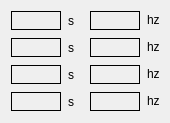
    <widget class="QWidget" name="tab_5">
     <attribute name="title">
      <string>车A</string>
     </attribute>
     <widget class="QWidget" name="layoutWidget">
      <property name="geometry">
       <rect>
        <x>10</x>
        <y>10</y>
        <width>151</width>
        <height>104</height>
       </rect>
      </property>
      <layout class="QGridLayout" name="gridLayout_3">
       <item row="0" column="0">
        <widget class="QLabel" name="imuTime_label">
         <property name="sizePolicy">
          <sizepolicy hsizetype="Fixed" vsizetype="Fixed">
           <horstretch>0</horstretch>
           <verstretch>0</verstretch>
          </sizepolicy>
         </property>
         <property name="minimumSize">
          <size>
           <width>50</width>
           <height>19</height>
          </size>
         </property>
         <property name="styleSheet">
          <string notr="true">border-width: 1px;
border-style: solid;
border-color: rgb(0,0,0);</string>
         </property>
         <property name="text">
          <string/>
         </property>
         <property name="alignment">
          <set>Qt::AlignCenter</set>
         </property>
        </widget>
       </item>
       <item row="0" column="1">
        <widget class="QLabel" name="label_19">
         <property name="sizePolicy">
          <sizepolicy hsizetype="Fixed" vsizetype="Preferred">
           <horstretch>0</horstretch>
           <verstretch>0</verstretch>
          </sizepolicy>
         </property>
         <property name="minimumSize">
          <size>
           <width>15</width>
           <height>21</height>
          </size>
         </property>
         <property name="text">
          <string>s</string>
         </property>
        </widget>
       </item>
       <item row="0" column="2">
        <widget class="QLabel" name="imuHz_label">
         <property name="sizePolicy">
          <sizepolicy hsizetype="Fixed" vsizetype="Fixed">
           <horstretch>0</horstretch>
           <verstretch>0</verstretch>
          </sizepolicy>
         </property>
         <property name="minimumSize">
          <size>
           <width>50</width>
           <height>19</height>
          </size>
         </property>
         <property name="styleSheet">
          <string notr="true">border-width: 1px;
border-style: solid;
border-color: rgb(0,0,0);</string>
         </property>
         <property name="text">
          <string/>
         </property>
         <property name="alignment">
          <set>Qt::AlignCenter</set>
         </property>
        </widget>
       </item>
       <item row="0" column="3">
        <widget class="QLabel" name="label_23">
         <property name="sizePolicy">
          <sizepolicy hsizetype="Fixed" vsizetype="Fixed">
           <horstretch>0</horstretch>
           <verstretch>0</verstretch>
          </sizepolicy>
         </property>
         <property name="text">
          <string>hz</string>
         </property>
        </widget>
       </item>
       <item row="1" column="0">
        <widget class="QLabel" name="imageFrontTime_label">
         <property name="sizePolicy">
          <sizepolicy hsizetype="Fixed" vsizetype="Fixed">
           <horstretch>0</horstretch>
           <verstretch>0</verstretch>
          </sizepolicy>
         </property>
         <property name="minimumSize">
          <size>
           <width>50</width>
           <height>19</height>
          </size>
         </property>
         <property name="styleSheet">
          <string notr="true">border-width: 1px;
border-style: solid;
border-color: rgb(0,0,0);</string>
         </property>
         <property name="text">
          <string/>
         </property>
         <property name="alignment">
          <set>Qt::AlignCenter</set>
         </property>
        </widget>
       </item>
       <item row="1" column="1">
        <widget class="QLabel" name="label_20">
         <property name="sizePolicy">
          <sizepolicy hsizetype="Minimum" vsizetype="Preferred">
           <horstretch>0</horstretch>
           <verstretch>0</verstretch>
          </sizepolicy>
         </property>
         <property name="minimumSize">
          <size>
           <width>15</width>
           <height>21</height>
          </size>
         </property>
         <property name="text">
          <string>s</string>
         </property>
        </widget>
       </item>
       <item row="1" column="2">
        <widget class="QLabel" name="imageFrontHz_label">
         <property name="sizePolicy">
          <sizepolicy hsizetype="Fixed" vsizetype="Fixed">
           <horstretch>0</horstretch>
           <verstretch>0</verstretch>
          </sizepolicy>
         </property>
         <property name="minimumSize">
          <size>
           <width>50</width>
           <height>19</height>
          </size>
         </property>
         <property name="styleSheet">
          <string notr="true">border-width: 1px;
border-style: solid;
border-color: rgb(0,0,0);</string>
         </property>
         <property name="text">
          <string/>
         </property>
         <property name="alignment">
          <set>Qt::AlignCenter</set>
         </property>
        </widget>
       </item>
       <item row="1" column="3">
        <widget class="QLabel" name="label_24">
         <property name="sizePolicy">
          <sizepolicy hsizetype="Fixed" vsizetype="Fixed">
           <horstretch>0</horstretch>
           <verstretch>0</verstretch>
          </sizepolicy>
         </property>
         <property name="text">
          <string>hz</string>
         </property>
        </widget>
       </item>
       <item row="2" column="0">
        <widget class="QLabel" name="imageBackTime_label">
         <property name="sizePolicy">
          <sizepolicy hsizetype="Fixed" vsizetype="Fixed">
           <horstretch>0</horstretch>
           <verstretch>0</verstretch>
          </sizepolicy>
         </property>
         <property name="minimumSize">
          <size>
           <width>50</width>
           <height>19</height>
          </size>
         </property>
         <property name="styleSheet">
          <string notr="true">border-width: 1px;
border-style: solid;
border-color: rgb(0,0,0);</string>
         </property>
         <property name="text">
          <string/>
         </property>
         <property name="alignment">
          <set>Qt::AlignCenter</set>
         </property>
        </widget>
       </item>
       <item row="2" column="1">
        <widget class="QLabel" name="label_21">
         <property name="sizePolicy">
          <sizepolicy hsizetype="Minimum" vsizetype="Preferred">
           <horstretch>0</horstretch>
           <verstretch>0</verstretch>
          </sizepolicy>
         </property>
         <property name="minimumSize">
          <size>
           <width>15</width>
           <height>21</height>
          </size>
         </property>
         <property name="text">
          <string>s</string>
         </property>
        </widget>
       </item>
       <item row="2" column="2">
        <widget class="QLabel" name="imageBackHz_label">
         <property name="sizePolicy">
          <sizepolicy hsizetype="Fixed" vsizetype="Fixed">
           <horstretch>0</horstretch>
           <verstretch>0</verstretch>
          </sizepolicy>
         </property>
         <property name="minimumSize">
          <size>
           <width>50</width>
           <height>19</height>
          </size>
         </property>
         <property name="styleSheet">
          <string notr="true">border-width: 1px;
border-style: solid;
border-color: rgb(0,0,0);</string>
         </property>
         <property name="text">
          <string/>
         </property>
         <property name="alignment">
          <set>Qt::AlignCenter</set>
         </property>
        </widget>
       </item>
       <item row="2" column="3">
        <widget class="QLabel" name="label_25">
         <property name="sizePolicy">
          <sizepolicy hsizetype="Fixed" vsizetype="Fixed">
           <horstretch>0</horstretch>
           <verstretch>0</verstretch>
          </sizepolicy>
         </property>
         <property name="text">
          <string>hz</string>
         </property>
        </widget>
       </item>
       <item row="3" column="0">
        <widget class="QLabel" name="cloudTime_label">
         <property name="sizePolicy">
          <sizepolicy hsizetype="Fixed" vsizetype="Fixed">
           <horstretch>0</horstretch>
           <verstretch>0</verstretch>
          </sizepolicy>
         </property>
         <property name="minimumSize">
          <size>
           <width>50</width>
           <height>19</height>
          </size>
         </property>
         <property name="styleSheet">
          <string notr="true">border-width: 1px;
border-style: solid;
border-color: rgb(0,0,0);</string>
         </property>
         <property name="text">
          <string/>
         </property>
         <property name="alignment">
          <set>Qt::AlignCenter</set>
         </property>
        </widget>
       </item>
       <item row="3" column="1">
        <widget class="QLabel" name="label_60">
         <property name="sizePolicy">
          <sizepolicy hsizetype="Minimum" vsizetype="Preferred">
           <horstretch>0</horstretch>
           <verstretch>0</verstretch>
          </sizepolicy>
         </property>
         <property name="minimumSize">
          <size>
           <width>15</width>
           <height>21</height>
          </size>
         </property>
         <property name="text">
          <string>s</string>
         </property>
        </widget>
       </item>
       <item row="3" column="2">
        <widget class="QLabel" name="cloudHz_label">
         <property name="sizePolicy">
          <sizepolicy hsizetype="Fixed" vsizetype="Fixed">
           <horstretch>0</horstretch>
           <verstretch>0</verstretch>
          </sizepolicy>
         </property>
         <property name="minimumSize">
          <size>
           <width>50</width>
           <height>19</height>
          </size>
         </property>
         <property name="styleSheet">
          <string notr="true">border-width: 1px;
border-style: solid;
border-color: rgb(0,0,0);</string>
         </property>
         <property name="text">
          <string/>
         </property>
         <property name="alignment">
          <set>Qt::AlignCenter</set>
         </property>
        </widget>
       </item>
       <item row="3" column="3">
        <widget class="QLabel" name="label_61">
         <property name="sizePolicy">
          <sizepolicy hsizetype="Fixed" vsizetype="Fixed">
           <horstretch>0</horstretch>
           <verstretch>0</verstretch>
          </sizepolicy>
         </property>
         <property name="text">
          <string>hz</string>
         </property>
        </widget>
       </item>
      </layout>
     </widget>
    </widget>
